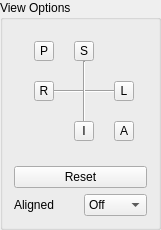
        <widget class="QGroupBox" name="groupBox_VIEW">
         <property name="enabled">
          <bool>true</bool>
         </property>
         <property name="minimumSize">
          <size>
           <width>161</width>
           <height>230</height>
          </size>
         </property>
         <property name="maximumSize">
          <size>
           <width>161</width>
           <height>230</height>
          </size>
         </property>
         <property name="title">
          <string>View Options</string>
         </property>
         <layout class="QGridLayout" name="gridLayout_7">
          <item row="1" column="0" colspan="2">
           <widget class="QPushButton" name="pushButton_VIEW_reset">
            <property name="text">
             <string>Reset</string>
            </property>
           </widget>
          </item>
          <item row="2" column="0">
           <widget class="QLabel" name="label_aligned">
            <property name="text">
             <string>Aligned</string>
            </property>
           </widget>
          </item>
          <item row="2" column="1">
           <widget class="QComboBox" name="comboBox_alignment">
            <item>
             <property name="text">
              <string>Off</string>
             </property>
            </item>
            <item>
             <property name="text">
              <string>On</string>
             </property>
            </item>
           </widget>
          </item>
          <item row="0" column="0" colspan="2">
           <widget class="QWidget" name="widget" native="true">
            <widget class="QToolButton" name="toolButton_VIEW_A">
             <property name="geometry">
              <rect>
               <x>100</x>
               <y>90</y>
               <width>20</width>
               <height>20</height>
              </rect>
             </property>
             <property name="minimumSize">
              <size>
               <width>20</width>
               <height>20</height>
              </size>
             </property>
             <property name="maximumSize">
              <size>
               <width>20</width>
               <height>20</height>
              </size>
             </property>
             <property name="baseSize">
              <size>
               <width>20</width>
               <height>20</height>
              </size>
             </property>
             <property name="text">
              <string>A</string>
             </property>
            </widget>
            <widget class="QToolButton" name="toolButton_VIEW_S">
             <property name="geometry">
              <rect>
               <x>60</x>
               <y>10</y>
               <width>20</width>
               <height>20</height>
              </rect>
             </property>
             <property name="minimumSize">
              <size>
               <width>20</width>
               <height>20</height>
              </size>
             </property>
             <property name="maximumSize">
              <size>
               <width>20</width>
               <height>20</height>
              </size>
             </property>
             <property name="baseSize">
              <size>
               <width>20</width>
               <height>20</height>
              </size>
             </property>
             <property name="text">
              <string>S</string>
             </property>
            </widget>
            <widget class="Line" name="line_VIEW_vert">
             <property name="geometry">
              <rect>
               <x>60</x>
               <y>30</y>
               <width>20</width>
               <height>61</height>
              </rect>
             </property>
             <property name="orientation">
              <enum>Qt::Vertical</enum>
             </property>
            </widget>
            <widget class="QToolButton" name="toolButton_VIEW_L">
             <property name="geometry">
              <rect>
               <x>100</x>
               <y>50</y>
               <width>20</width>
               <height>20</height>
              </rect>
             </property>
             <property name="minimumSize">
              <size>
               <width>20</width>
               <height>20</height>
              </size>
             </property>
             <property name="maximumSize">
              <size>
               <width>20</width>
               <height>20</height>
              </size>
             </property>
             <property name="baseSize">
              <size>
               <width>20</width>
               <height>20</height>
              </size>
             </property>
             <property name="text">
              <string>L</string>
             </property>
            </widget>
            <widget class="Line" name="line_VIEW_hori">
             <property name="geometry">
              <rect>
               <x>40</x>
               <y>50</y>
               <width>61</width>
               <height>20</height>
              </rect>
             </property>
             <property name="orientation">
              <enum>Qt::Horizontal</enum>
             </property>
            </widget>
            <widget class="QToolButton" name="toolButton_VIEW_I">
             <property name="geometry">
              <rect>
               <x>60</x>
               <y>90</y>
               <width>20</width>
               <height>20</height>
              </rect>
             </property>
             <property name="minimumSize">
              <size>
               <width>20</width>
               <height>20</height>
              </size>
             </property>
             <property name="maximumSize">
              <size>
               <width>20</width>
               <height>20</height>
              </size>
             </property>
             <property name="baseSize">
              <size>
               <width>20</width>
               <height>20</height>
              </size>
             </property>
             <property name="text">
              <string>I</string>
             </property>
            </widget>
            <widget class="QToolButton" name="toolButton_VIEW_P">
             <property name="geometry">
              <rect>
               <x>20</x>
               <y>10</y>
               <width>20</width>
               <height>20</height>
              </rect>
             </property>
             <property name="minimumSize">
              <size>
               <width>20</width>
               <height>20</height>
              </size>
             </property>
             <property name="maximumSize">
              <size>
               <width>20</width>
               <height>20</height>
              </size>
             </property>
             <property name="baseSize">
              <size>
               <width>20</width>
               <height>20</height>
              </size>
             </property>
             <property name="text">
              <string>P</string>
             </property>
            </widget>
            <widget class="QToolButton" name="toolButton_VIEW_R">
             <property name="geometry">
              <rect>
               <x>20</x>
               <y>50</y>
               <width>20</width>
               <height>20</height>
              </rect>
             </property>
             <property name="minimumSize">
              <size>
               <width>20</width>
               <height>20</height>
              </size>
             </property>
             <property name="maximumSize">
              <size>
               <width>20</width>
               <height>20</height>
              </size>
             </property>
             <property name="baseSize">
              <size>
               <width>20</width>
               <height>20</height>
              </size>
             </property>
             <property name="text">
              <string>R</string>
             </property>
            </widget>
            <zorder>line_VIEW_hori</zorder>
            <zorder>line_VIEW_vert</zorder>
            <zorder>toolButton_VIEW_A</zorder>
            <zorder>toolButton_VIEW_S</zorder>
            <zorder>toolButton_VIEW_L</zorder>
            <zorder>toolButton_VIEW_I</zorder>
            <zorder>toolButton_VIEW_P</zorder>
            <zorder>toolButton_VIEW_R</zorder>
           </widget>
          </item>
         </layout>
        </widget>
